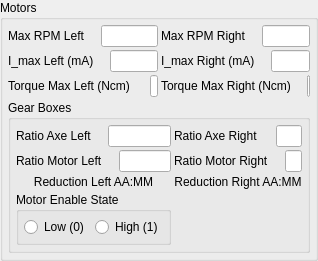
        <widget class="QGroupBox" name="groupBox_2">
         <property name="sizePolicy">
          <sizepolicy hsizetype="MinimumExpanding" vsizetype="Preferred">
           <horstretch>0</horstretch>
           <verstretch>0</verstretch>
          </sizepolicy>
         </property>
         <property name="title">
          <string>Motors</string>
         </property>
         <layout class="QGridLayout" name="gridLayout_12" rowstretch="0,0,0,0">
          <property name="leftMargin">
           <number>5</number>
          </property>
          <property name="topMargin">
           <number>5</number>
          </property>
          <property name="rightMargin">
           <number>5</number>
          </property>
          <property name="bottomMargin">
           <number>5</number>
          </property>
          <property name="spacing">
           <number>3</number>
          </property>
          <item row="3" column="0" colspan="2">
           <widget class="QGroupBox" name="groupBox_11">
            <property name="title">
             <string>Gear Boxes</string>
            </property>
            <layout class="QGridLayout" name="gridLayout_13" rowstretch="0,0,0,0">
             <property name="leftMargin">
              <number>5</number>
             </property>
             <property name="topMargin">
              <number>5</number>
             </property>
             <property name="rightMargin">
              <number>5</number>
             </property>
             <property name="bottomMargin">
              <number>5</number>
             </property>
             <property name="spacing">
              <number>3</number>
             </property>
             <item row="0" column="0">
              <layout class="QHBoxLayout" name="horizontalLayout_31">
               <item>
                <widget class="QLabel" name="label_robot_weight_29">
                 <property name="enabled">
                  <bool>true</bool>
                 </property>
                 <property name="sizePolicy">
                  <sizepolicy hsizetype="Maximum" vsizetype="Preferred">
                   <horstretch>0</horstretch>
                   <verstretch>0</verstretch>
                  </sizepolicy>
                 </property>
                 <property name="minimumSize">
                  <size>
                   <width>0</width>
                   <height>0</height>
                  </size>
                 </property>
                 <property name="maximumSize">
                  <size>
                   <width>16777215</width>
                   <height>16777215</height>
                  </size>
                 </property>
                 <property name="text">
                  <string>Ratio Axe Left</string>
                 </property>
                </widget>
               </item>
               <item>
                <spacer name="horizontalSpacer_29">
                 <property name="orientation">
                  <enum>Qt::Horizontal</enum>
                 </property>
                 <property name="sizeType">
                  <enum>QSizePolicy::Preferred</enum>
                 </property>
                 <property name="sizeHint" stdset="0">
                  <size>
                   <width>13</width>
                   <height>20</height>
                  </size>
                 </property>
                </spacer>
               </item>
               <item>
                <widget class="QLineEdit" name="lineEdit_robot_ratio_axe_left_2">
                 <property name="enabled">
                  <bool>true</bool>
                 </property>
                 <property name="sizePolicy">
                  <sizepolicy hsizetype="Ignored" vsizetype="Fixed">
                   <horstretch>0</horstretch>
                   <verstretch>0</verstretch>
                  </sizepolicy>
                 </property>
                 <property name="minimumSize">
                  <size>
                   <width>0</width>
                   <height>0</height>
                  </size>
                 </property>
                 <property name="maximumSize">
                  <size>
                   <width>16777215</width>
                   <height>16777215</height>
                  </size>
                 </property>
                 <property name="text">
                  <string/>
                 </property>
                 <property name="alignment">
                  <set>Qt::AlignCenter</set>
                 </property>
                </widget>
               </item>
              </layout>
             </item>
             <item row="0" column="1">
              <layout class="QHBoxLayout" name="horizontalLayout_32">
               <item>
                <widget class="QLabel" name="label_robot_weight_30">
                 <property name="enabled">
                  <bool>true</bool>
                 </property>
                 <property name="sizePolicy">
                  <sizepolicy hsizetype="Maximum" vsizetype="Preferred">
                   <horstretch>0</horstretch>
                   <verstretch>0</verstretch>
                  </sizepolicy>
                 </property>
                 <property name="minimumSize">
                  <size>
                   <width>0</width>
                   <height>0</height>
                  </size>
                 </property>
                 <property name="maximumSize">
                  <size>
                   <width>16777215</width>
                   <height>16777215</height>
                  </size>
                 </property>
                 <property name="text">
                  <string>Ratio Axe Right </string>
                 </property>
                </widget>
               </item>
               <item>
                <spacer name="horizontalSpacer_30">
                 <property name="orientation">
                  <enum>Qt::Horizontal</enum>
                 </property>
                 <property name="sizeType">
                  <enum>QSizePolicy::Preferred</enum>
                 </property>
                 <property name="sizeHint" stdset="0">
                  <size>
                   <width>13</width>
                   <height>20</height>
                  </size>
                 </property>
                </spacer>
               </item>
               <item>
                <widget class="QLineEdit" name="lineEdit_robot_ratio_axe_right_2">
                 <property name="enabled">
                  <bool>true</bool>
                 </property>
                 <property name="sizePolicy">
                  <sizepolicy hsizetype="Ignored" vsizetype="Fixed">
                   <horstretch>0</horstretch>
                   <verstretch>0</verstretch>
                  </sizepolicy>
                 </property>
                 <property name="minimumSize">
                  <size>
                   <width>0</width>
                   <height>0</height>
                  </size>
                 </property>
                 <property name="maximumSize">
                  <size>
                   <width>16777215</width>
                   <height>16777215</height>
                  </size>
                 </property>
                 <property name="text">
                  <string/>
                 </property>
                 <property name="alignment">
                  <set>Qt::AlignCenter</set>
                 </property>
                </widget>
               </item>
              </layout>
             </item>
             <item row="1" column="1">
              <layout class="QHBoxLayout" name="horizontalLayout_34">
               <item>
                <widget class="QLabel" name="label_robot_weight_32">
                 <property name="enabled">
                  <bool>true</bool>
                 </property>
                 <property name="sizePolicy">
                  <sizepolicy hsizetype="Maximum" vsizetype="Preferred">
                   <horstretch>0</horstretch>
                   <verstretch>0</verstretch>
                  </sizepolicy>
                 </property>
                 <property name="minimumSize">
                  <size>
                   <width>0</width>
                   <height>0</height>
                  </size>
                 </property>
                 <property name="maximumSize">
                  <size>
                   <width>16777215</width>
                   <height>16777215</height>
                  </size>
                 </property>
                 <property name="text">
                  <string>Ratio Motor Right</string>
                 </property>
                </widget>
               </item>
               <item>
                <spacer name="horizontalSpacer_32">
                 <property name="orientation">
                  <enum>Qt::Horizontal</enum>
                 </property>
                 <property name="sizeType">
                  <enum>QSizePolicy::Preferred</enum>
                 </property>
                 <property name="sizeHint" stdset="0">
                  <size>
                   <width>13</width>
                   <height>20</height>
                  </size>
                 </property>
                </spacer>
               </item>
               <item>
                <widget class="QLineEdit" name="lineEdit_robot_ratio_motor_right_2">
                 <property name="enabled">
                  <bool>true</bool>
                 </property>
                 <property name="sizePolicy">
                  <sizepolicy hsizetype="Ignored" vsizetype="Fixed">
                   <horstretch>0</horstretch>
                   <verstretch>0</verstretch>
                  </sizepolicy>
                 </property>
                 <property name="minimumSize">
                  <size>
                   <width>0</width>
                   <height>0</height>
                  </size>
                 </property>
                 <property name="maximumSize">
                  <size>
                   <width>16777215</width>
                   <height>16777215</height>
                  </size>
                 </property>
                 <property name="text">
                  <string/>
                 </property>
                 <property name="alignment">
                  <set>Qt::AlignCenter</set>
                 </property>
                </widget>
               </item>
              </layout>
             </item>
             <item row="1" column="0">
              <layout class="QHBoxLayout" name="horizontalLayout_33">
               <item>
                <widget class="QLabel" name="label_robot_weight_31">
                 <property name="enabled">
                  <bool>true</bool>
                 </property>
                 <property name="sizePolicy">
                  <sizepolicy hsizetype="Maximum" vsizetype="Preferred">
                   <horstretch>0</horstretch>
                   <verstretch>0</verstretch>
                  </sizepolicy>
                 </property>
                 <property name="minimumSize">
                  <size>
                   <width>0</width>
                   <height>0</height>
                  </size>
                 </property>
                 <property name="maximumSize">
                  <size>
                   <width>16777215</width>
                   <height>16777215</height>
                  </size>
                 </property>
                 <property name="text">
                  <string>Ratio Motor Left</string>
                 </property>
                </widget>
               </item>
               <item>
                <spacer name="horizontalSpacer_31">
                 <property name="orientation">
                  <enum>Qt::Horizontal</enum>
                 </property>
                 <property name="sizeType">
                  <enum>QSizePolicy::Preferred</enum>
                 </property>
                 <property name="sizeHint" stdset="0">
                  <size>
                   <width>13</width>
                   <height>20</height>
                  </size>
                 </property>
                </spacer>
               </item>
               <item>
                <widget class="QLineEdit" name="lineEdit_robot_ratio_motor_left_2">
                 <property name="enabled">
                  <bool>true</bool>
                 </property>
                 <property name="sizePolicy">
                  <sizepolicy hsizetype="Ignored" vsizetype="Fixed">
                   <horstretch>0</horstretch>
                   <verstretch>0</verstretch>
                  </sizepolicy>
                 </property>
                 <property name="minimumSize">
                  <size>
                   <width>0</width>
                   <height>0</height>
                  </size>
                 </property>
                 <property name="maximumSize">
                  <size>
                   <width>16777215</width>
                   <height>16777215</height>
                  </size>
                 </property>
                 <property name="text">
                  <string/>
                 </property>
                 <property name="alignment">
                  <set>Qt::AlignCenter</set>
                 </property>
                </widget>
               </item>
              </layout>
             </item>
             <item row="2" column="1">
              <widget class="QLabel" name="label_ratio_right_2">
               <property name="sizePolicy">
                <sizepolicy hsizetype="MinimumExpanding" vsizetype="Preferred">
                 <horstretch>0</horstretch>
                 <verstretch>0</verstretch>
                </sizepolicy>
               </property>
               <property name="text">
                <string>Reduction Right AA:MM</string>
               </property>
               <property name="alignment">
                <set>Qt::AlignCenter</set>
               </property>
              </widget>
             </item>
             <item row="2" column="0">
              <widget class="QLabel" name="label_ratio_left_2">
               <property name="sizePolicy">
                <sizepolicy hsizetype="MinimumExpanding" vsizetype="Preferred">
                 <horstretch>0</horstretch>
                 <verstretch>0</verstretch>
                </sizepolicy>
               </property>
               <property name="text">
                <string>Reduction Left AA:MM</string>
               </property>
               <property name="alignment">
                <set>Qt::AlignCenter</set>
               </property>
              </widget>
             </item>
             <item row="3" column="0">
              <widget class="QGroupBox" name="groupBox_12">
               <property name="sizePolicy">
                <sizepolicy hsizetype="MinimumExpanding" vsizetype="Preferred">
                 <horstretch>0</horstretch>
                 <verstretch>0</verstretch>
                </sizepolicy>
               </property>
               <property name="title">
                <string>Motor Enable State</string>
               </property>
               <layout class="QHBoxLayout" name="horizontalLayout_30">
                <property name="leftMargin">
                 <number>5</number>
                </property>
                <property name="topMargin">
                 <number>5</number>
                </property>
                <property name="rightMargin">
                 <number>5</number>
                </property>
                <property name="bottomMargin">
                 <number>5</number>
                </property>
                <item>
                 <widget class="QRadioButton" name="radioButton_motor_enable_low_2">
                  <property name="sizePolicy">
                   <sizepolicy hsizetype="MinimumExpanding" vsizetype="Fixed">
                    <horstretch>0</horstretch>
                    <verstretch>0</verstretch>
                   </sizepolicy>
                  </property>
                  <property name="text">
                   <string>Low (0)</string>
                  </property>
                 </widget>
                </item>
                <item>
                 <widget class="QRadioButton" name="radioButton_motor_enable_high_2">
                  <property name="sizePolicy">
                   <sizepolicy hsizetype="MinimumExpanding" vsizetype="Fixed">
                    <horstretch>0</horstretch>
                    <verstretch>0</verstretch>
                   </sizepolicy>
                  </property>
                  <property name="text">
                   <string>High (1)</string>
                  </property>
                 </widget>
                </item>
               </layout>
              </widget>
             </item>
            </layout>
           </widget>
          </item>
          <item row="0" column="0">
           <layout class="QHBoxLayout" name="horizontalLayout_35">
            <item>
             <widget class="QLabel" name="label_robot_weight_33">
              <property name="enabled">
               <bool>true</bool>
              </property>
              <property name="sizePolicy">
               <sizepolicy hsizetype="Maximum" vsizetype="Preferred">
                <horstretch>0</horstretch>
                <verstretch>0</verstretch>
               </sizepolicy>
              </property>
              <property name="minimumSize">
               <size>
                <width>0</width>
                <height>0</height>
               </size>
              </property>
              <property name="maximumSize">
               <size>
                <width>16777215</width>
                <height>16777215</height>
               </size>
              </property>
              <property name="text">
               <string>Max RPM Left</string>
              </property>
             </widget>
            </item>
            <item>
             <spacer name="horizontalSpacer_33">
              <property name="orientation">
               <enum>Qt::Horizontal</enum>
              </property>
              <property name="sizeType">
               <enum>QSizePolicy::Preferred</enum>
              </property>
              <property name="sizeHint" stdset="0">
               <size>
                <width>13</width>
                <height>20</height>
               </size>
              </property>
             </spacer>
            </item>
            <item>
             <widget class="QLineEdit" name="lineEdit_robot_max_rpm_left_2">
              <property name="enabled">
               <bool>true</bool>
              </property>
              <property name="sizePolicy">
               <sizepolicy hsizetype="Ignored" vsizetype="Fixed">
                <horstretch>0</horstretch>
                <verstretch>0</verstretch>
               </sizepolicy>
              </property>
              <property name="minimumSize">
               <size>
                <width>0</width>
                <height>0</height>
               </size>
              </property>
              <property name="maximumSize">
               <size>
                <width>16777215</width>
                <height>16777215</height>
               </size>
              </property>
              <property name="text">
               <string/>
              </property>
              <property name="alignment">
               <set>Qt::AlignCenter</set>
              </property>
             </widget>
            </item>
           </layout>
          </item>
          <item row="0" column="1">
           <layout class="QHBoxLayout" name="horizontalLayout_36">
            <item>
             <widget class="QLabel" name="label_robot_weight_34">
              <property name="enabled">
               <bool>true</bool>
              </property>
              <property name="sizePolicy">
               <sizepolicy hsizetype="Maximum" vsizetype="Preferred">
                <horstretch>0</horstretch>
                <verstretch>0</verstretch>
               </sizepolicy>
              </property>
              <property name="minimumSize">
               <size>
                <width>0</width>
                <height>0</height>
               </size>
              </property>
              <property name="maximumSize">
               <size>
                <width>16777215</width>
                <height>16777215</height>
               </size>
              </property>
              <property name="text">
               <string>Max RPM Right</string>
              </property>
             </widget>
            </item>
            <item>
             <spacer name="horizontalSpacer_34">
              <property name="orientation">
               <enum>Qt::Horizontal</enum>
              </property>
              <property name="sizeType">
               <enum>QSizePolicy::Preferred</enum>
              </property>
              <property name="sizeHint" stdset="0">
               <size>
                <width>13</width>
                <height>20</height>
               </size>
              </property>
             </spacer>
            </item>
            <item>
             <widget class="QLineEdit" name="lineEdit_robot_max_rpm_right_2">
              <property name="enabled">
               <bool>true</bool>
              </property>
              <property name="sizePolicy">
               <sizepolicy hsizetype="Ignored" vsizetype="Fixed">
                <horstretch>0</horstretch>
                <verstretch>0</verstretch>
               </sizepolicy>
              </property>
              <property name="minimumSize">
               <size>
                <width>0</width>
                <height>0</height>
               </size>
              </property>
              <property name="maximumSize">
               <size>
                <width>16777215</width>
                <height>16777215</height>
               </size>
              </property>
              <property name="text">
               <string/>
              </property>
              <property name="alignment">
               <set>Qt::AlignCenter</set>
              </property>
             </widget>
            </item>
           </layout>
          </item>
          <item row="1" column="0">
           <layout class="QHBoxLayout" name="horizontalLayout_37">
            <item>
             <widget class="QLabel" name="label_robot_weight_35">
              <property name="enabled">
               <bool>true</bool>
              </property>
              <property name="sizePolicy">
               <sizepolicy hsizetype="Maximum" vsizetype="Preferred">
                <horstretch>0</horstretch>
                <verstretch>0</verstretch>
               </sizepolicy>
              </property>
              <property name="minimumSize">
               <size>
                <width>0</width>
                <height>0</height>
               </size>
              </property>
              <property name="maximumSize">
               <size>
                <width>16777215</width>
                <height>16777215</height>
               </size>
              </property>
              <property name="text">
               <string>I_max Left (mA)</string>
              </property>
             </widget>
            </item>
            <item>
             <spacer name="horizontalSpacer_35">
              <property name="orientation">
               <enum>Qt::Horizontal</enum>
              </property>
              <property name="sizeType">
               <enum>QSizePolicy::Preferred</enum>
              </property>
              <property name="sizeHint" stdset="0">
               <size>
                <width>13</width>
                <height>20</height>
               </size>
              </property>
             </spacer>
            </item>
            <item>
             <widget class="QLineEdit" name="lineEdit_robot_max_i_left_2">
              <property name="enabled">
               <bool>true</bool>
              </property>
              <property name="sizePolicy">
               <sizepolicy hsizetype="Ignored" vsizetype="Fixed">
                <horstretch>0</horstretch>
                <verstretch>0</verstretch>
               </sizepolicy>
              </property>
              <property name="minimumSize">
               <size>
                <width>0</width>
                <height>0</height>
               </size>
              </property>
              <property name="maximumSize">
               <size>
                <width>16777215</width>
                <height>16777215</height>
               </size>
              </property>
              <property name="text">
               <string/>
              </property>
              <property name="alignment">
               <set>Qt::AlignCenter</set>
              </property>
             </widget>
            </item>
           </layout>
          </item>
          <item row="1" column="1">
           <layout class="QHBoxLayout" name="horizontalLayout_38">
            <item>
             <widget class="QLabel" name="label_robot_weight_36">
              <property name="enabled">
               <bool>true</bool>
              </property>
              <property name="sizePolicy">
               <sizepolicy hsizetype="Maximum" vsizetype="Preferred">
                <horstretch>0</horstretch>
                <verstretch>0</verstretch>
               </sizepolicy>
              </property>
              <property name="minimumSize">
               <size>
                <width>0</width>
                <height>0</height>
               </size>
              </property>
              <property name="maximumSize">
               <size>
                <width>16777215</width>
                <height>16777215</height>
               </size>
              </property>
              <property name="text">
               <string>I_max Right (mA)</string>
              </property>
             </widget>
            </item>
            <item>
             <spacer name="horizontalSpacer_36">
              <property name="orientation">
               <enum>Qt::Horizontal</enum>
              </property>
              <property name="sizeType">
               <enum>QSizePolicy::Preferred</enum>
              </property>
              <property name="sizeHint" stdset="0">
               <size>
                <width>13</width>
                <height>20</height>
               </size>
              </property>
             </spacer>
            </item>
            <item>
             <widget class="QLineEdit" name="lineEdit_robot_max_i_right_2">
              <property name="enabled">
               <bool>true</bool>
              </property>
              <property name="sizePolicy">
               <sizepolicy hsizetype="Ignored" vsizetype="Fixed">
                <horstretch>0</horstretch>
                <verstretch>0</verstretch>
               </sizepolicy>
              </property>
              <property name="minimumSize">
               <size>
                <width>0</width>
                <height>0</height>
               </size>
              </property>
              <property name="maximumSize">
               <size>
                <width>16777215</width>
                <height>16777215</height>
               </size>
              </property>
              <property name="text">
               <string/>
              </property>
              <property name="alignment">
               <set>Qt::AlignCenter</set>
              </property>
             </widget>
            </item>
           </layout>
          </item>
          <item row="2" column="0">
           <layout class="QHBoxLayout" name="horizontalLayout_39">
            <item>
             <widget class="QLabel" name="label_robot_weight_37">
              <property name="enabled">
               <bool>true</bool>
              </property>
              <property name="sizePolicy">
               <sizepolicy hsizetype="Maximum" vsizetype="Preferred">
                <horstretch>0</horstretch>
                <verstretch>0</verstretch>
               </sizepolicy>
              </property>
              <property name="minimumSize">
               <size>
                <width>0</width>
                <height>0</height>
               </size>
              </property>
              <property name="maximumSize">
               <size>
                <width>16777215</width>
                <height>16777215</height>
               </size>
              </property>
              <property name="text">
               <string>Torque Max Left (Ncm) </string>
              </property>
             </widget>
            </item>
            <item>
             <spacer name="horizontalSpacer_37">
              <property name="orientation">
               <enum>Qt::Horizontal</enum>
              </property>
              <property name="sizeType">
               <enum>QSizePolicy::Preferred</enum>
              </property>
              <property name="sizeHint" stdset="0">
               <size>
                <width>13</width>
                <height>20</height>
               </size>
              </property>
             </spacer>
            </item>
            <item>
             <widget class="QLineEdit" name="lineEdit_robot_max_torque_left_2">
              <property name="enabled">
               <bool>true</bool>
              </property>
              <property name="sizePolicy">
               <sizepolicy hsizetype="Ignored" vsizetype="Fixed">
                <horstretch>0</horstretch>
                <verstretch>0</verstretch>
               </sizepolicy>
              </property>
              <property name="minimumSize">
               <size>
                <width>0</width>
                <height>0</height>
               </size>
              </property>
              <property name="maximumSize">
               <size>
                <width>16777215</width>
                <height>16777215</height>
               </size>
              </property>
              <property name="text">
               <string/>
              </property>
              <property name="alignment">
               <set>Qt::AlignCenter</set>
              </property>
             </widget>
            </item>
           </layout>
          </item>
          <item row="2" column="1">
           <layout class="QHBoxLayout" name="horizontalLayout_40">
            <item>
             <widget class="QLabel" name="label_robot_weight_38">
              <property name="enabled">
               <bool>true</bool>
              </property>
              <property name="sizePolicy">
               <sizepolicy hsizetype="Maximum" vsizetype="Preferred">
                <horstretch>0</horstretch>
                <verstretch>0</verstretch>
               </sizepolicy>
              </property>
              <property name="minimumSize">
               <size>
                <width>0</width>
                <height>0</height>
               </size>
              </property>
              <property name="maximumSize">
               <size>
                <width>16777215</width>
                <height>16777215</height>
               </size>
              </property>
              <property name="text">
               <string>Torque Max Right (Ncm)</string>
              </property>
             </widget>
            </item>
            <item>
             <spacer name="horizontalSpacer_38">
              <property name="orientation">
               <enum>Qt::Horizontal</enum>
              </property>
              <property name="sizeType">
               <enum>QSizePolicy::Preferred</enum>
              </property>
              <property name="sizeHint" stdset="0">
               <size>
                <width>13</width>
                <height>20</height>
               </size>
              </property>
             </spacer>
            </item>
            <item>
             <widget class="QLineEdit" name="lineEdit_robot_max_torque_right_2">
              <property name="enabled">
               <bool>true</bool>
              </property>
              <property name="sizePolicy">
               <sizepolicy hsizetype="Ignored" vsizetype="Fixed">
                <horstretch>0</horstretch>
                <verstretch>0</verstretch>
               </sizepolicy>
              </property>
              <property name="minimumSize">
               <size>
                <width>0</width>
                <height>0</height>
               </size>
              </property>
              <property name="maximumSize">
               <size>
                <width>16777215</width>
                <height>16777215</height>
               </size>
              </property>
              <property name="text">
               <string/>
              </property>
              <property name="alignment">
               <set>Qt::AlignCenter</set>
              </property>
             </widget>
            </item>
           </layout>
          </item>
         </layout>
        </widget>
